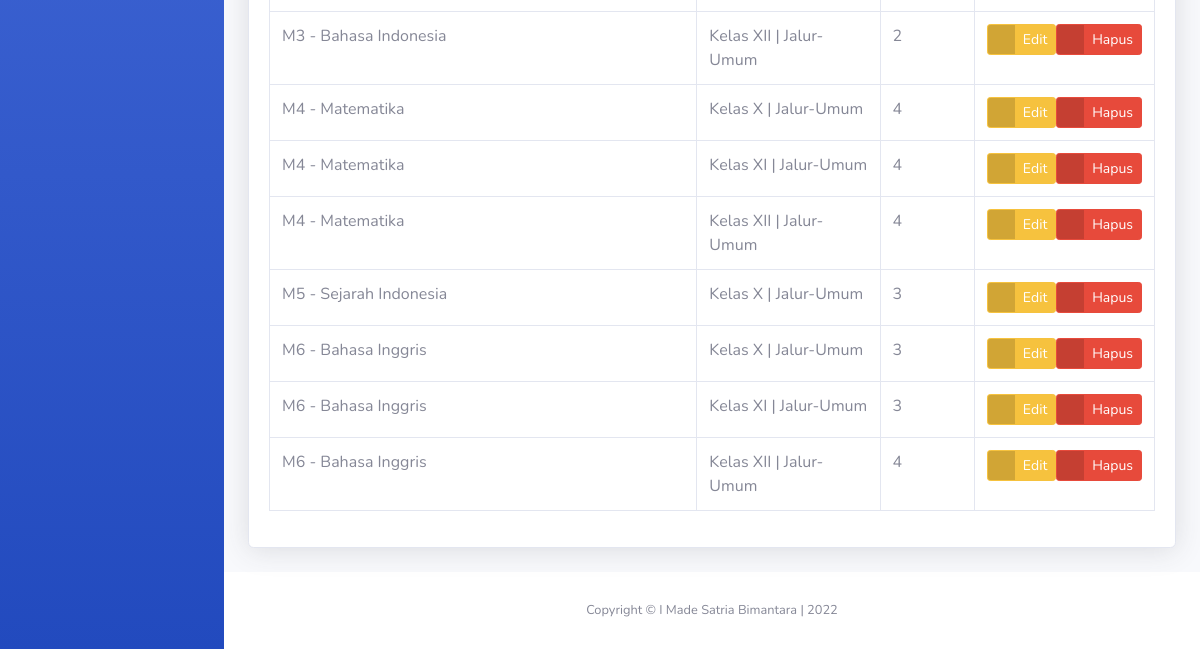
/administrator/detail_mata_pelajaran/ (lower part), run on an earlier commit of the app's database.
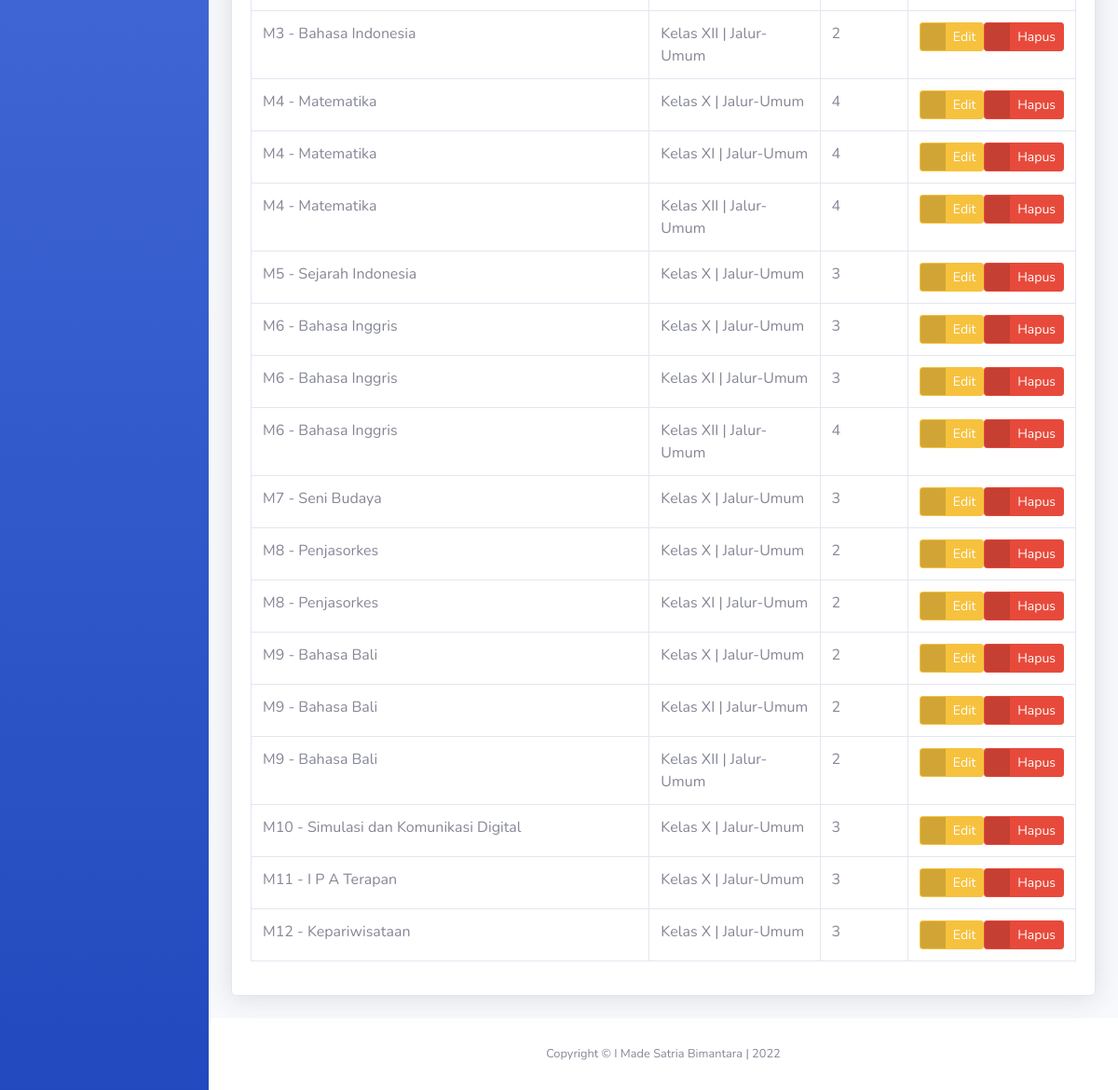
And on a later commit of the database.
### administrator/models.py (models this page shows, shortened)
class DetailMataPelajaran(models.Model):
    mapel = models.ForeignKey(
        MataPelajaran,
        on_delete=models.CASCADE
    )
    kelas_peserta = models.ForeignKey(
        DetailKelas,
        on_delete=models.CASCADE,
    )
    total_jam = models.PositiveSmallIntegerField(
        'Total Jam Pelajaran',
        blank=True,
        null=True
    )
    published = models.DateTimeField(
        auto_now_add=True,
        editable=False
    )
    updated = models.DateTimeField(
        auto_now=True,
        editable=False
    )
    class Meta:
        ordering = ['id']
        verbose_name_plural = "Detail Mata Pelajaran"

class MataPelajaran(models.Model):
    kode_mapel = models.CharField(
        'Kode Mata Pelajaran',
        max_length=10,
        unique=True
    )
    mapel = models.CharField(
        'Nama Mata Pelajaran',
        max_length=100,
    )
    published = models.DateTimeField(
        auto_now_add=True,
        editable=False
    )
    updated = models.DateTimeField(
        auto_now=True,
        editable=False
    )
    class Meta:
        ordering = ['id']
        verbose_name_plural = "Mata Pelajaran"
    def __str__(self):
        return "{} - {}".format(self.kode_mapel, self.mapel)

class DetailKelas(models.Model):
    kelas = models.ForeignKey(
        Kelas,
        on_delete=models.CASCADE,
    )
    jalur = models.ForeignKey(
        Jalur,
        on_delete=models.CASCADE,
    )
    class Meta:
        ordering = ['kelas']
        verbose_name_plural = "Detail Kelas Peserta"
    def __str__(self):
        return "{} | Jalur-{}".format(
            self.kelas,
            self.jalur.nama_jalur
        )

class Jalur(models.Model):
    kode_jalur = models.CharField(
        'Kode Unik Jalur',
        max_length=5,
        unique=True
    )
    nama_jalur = models.CharField(
        'Nama Jalur',
        max_length=25,
    )
    published = models.DateTimeField(
        auto_now_add=True,
        editable=False
    )
    updated = models.DateTimeField(
        auto_now=True,
        editable=False
    )
    class Meta:
        ordering = ['published']
        verbose_name_plural = "Jalur"

class Kelas(models.Model):
    CHOICES_KELAS = (
        ('Kelas X', 'Kelas X'),
        ('Kelas XI', 'Kelas XI'),
        ('Kelas XII', 'Kelas XII'),
    )
    nama_kelas = models.CharField(
        'Nama Kelas',
        choices=CHOICES_KELAS,
        max_length=12,
        unique=True
    )
    class Meta:
        ordering = ['nama_kelas']
        verbose_name_plural = "Kelas"
    def __str__(self):
        return self.nama_kelas

### administrator/mapel_views.py (the view)
# urls.py: path('detail_mata_pelajaran/', DetailMataPelajaranIndexView.as_view(),
class DetailMataPelajaranIndexView(ListView):
    template_name = 'administrator/mapel/index_detail_mapel.html'
    context = {
        'title_page': "Database | Mapping Mata Pelajaran",
        'subtitle_page': "Halaman Mapping Mata Pelajaran"
    }
    def get(self, request):
        all_detailmapel = DetailMataPelajaran.objects.all()
        self.context.update(
            {
                'all_detailmapel': all_detailmapel,
            }
        )
        return render(request, self.template_name, self.context)

### templates/administrator/mapel/index_detail_mapel.html (shortened to what this page needs)
{% extends 'base.html' %}
{% block page_content %}
<div class="row mt-3">
    <div class="col">
        <div class="card shadow mb-4">
            <div class="collapse show" id="collapseCardDetailMataPelajaran">
                <div class="card-body">
                    <div class="table-responsive">
                        <table class="table table-bordered" id="tableDetailMataPelajaran" width="100%" cellspacing="0">
                            <tbody>
                                {% for detailmapel in all_detailmapel %}
                                <tr>
                                    <td>{{detailmapel.mapel}}</td>
                                    <td>{{detailmapel.kelas_peserta}}</td>
                                    <td>{{detailmapel.total_jam}}</td>
                                    <td>
                                        <div class="d-flex justify-content-end">
                                            <a href="{% url 'administrator_IT:detail_mata_pelajaran_update' detailmapel.id %}"
                                                class="btn btn-warning btn-icon-split btn-sm">
                                                <span class="icon text-white-50">
                                                    <i class="fas fa-exclamation-triangle"></i>
                                                </span>
                                                <span class="text">Edit</span>
                                            </a>
                                            <a href="{% url 'administrator_IT:detail_mata_pelajaran_delete' detailmapel.id %}"
                                                class="btn btn-danger btn-icon-split btn-sm">
                                                <span class="icon text-white-50">
                                                    <i class="fas fa-trash"></i>
                                                </span>
                                                <span class="text">Hapus</span>
                                            </a>
                                        </div>
                                    </td>
                                </tr>
                                {% endfor %}
                            </tbody>
                        </table>
                    </div>
                </div>
            </div>
        </div>
    </div>
</div>
{% endblock page_content %}

### templates/base.html (shortened to what this page needs)
{% load static %}
<!DOCTYPE html>
<html lang="en">
    <head>
        {% include 'snippets/styles.html' %}
    </head>
    <body id='page-top'>
        <div id="wrapper">
            <ul class="navbar-nav bg-gradient-primary sidebar sidebar-dark accordion" id="accordionSidebar">
            </ul>
            <div id="content-wrapper" class="d-flex flex-column">
                <div id="content">
                    <div class="container-fluid">
                        {% block page_content %}
                        {% endblock page_content %}
                    </div>
                </div>
                {% include 'snippets/footer.html' %}
            </div>
        </div>
    </body>
</html>

### templates/snippets/styles.html (shortened to what this page needs)
{% load static %}
<link href="{% static 'vendor/fontawesome-free/css/all.min.css' %}" rel="stylesheet" type="text/css">
<link rel="stylesheet" type="text/css" href="{% static 'vendor/datatables/css/datatables.min.css' %}">
<link rel="stylesheet" type="text/css" href="{% static 'vendor/datatables/css/rowReorder.bootstrap4.min.css' %}">
<link rel="stylesheet" type="text/css" href="{% static 'vendor/datatables/css/responsive.bootstrap4.min.css' %}">
<link href="{% static 'css/sb-admin-2.min.css' %}" rel="stylesheet">
<link href="{% static 'css/style.css' %}" rel="stylesheet">

### templates/snippets/topbar.html (shortened to what this page needs)
{% load static %}

### templates/snippets/footer.html
<footer class="sticky-footer bg-white">
    <div class="container my-auto">
        <div class="copyright text-center my-auto">
            <span>Copyright &copy; I Made Satria Bimantara | 2022</span>
        </div>
    </div>
</footer>

### templates/snippets/scripts.html (shortened to what this page needs)
{% load static %}

What changed in the data, as far as the page shows it:
added DetailMataPelajaran: mapel "M7 - Seni Budaya", kelas_peserta "Kelas X | Jalur-Umum", total_jam "3"
added DetailMataPelajaran: mapel "M8 - Penjasorkes", kelas_peserta "Kelas X | Jalur-Umum", total_jam "2"
added DetailMataPelajaran: mapel "M8 - Penjasorkes", kelas_peserta "Kelas XI | Jalur-Umum", total_jam "2"
added DetailMataPelajaran: mapel "M9 - Bahasa Bali", kelas_peserta "Kelas X | Jalur-Umum", total_jam "2"
added DetailMataPelajaran: mapel "M9 - Bahasa Bali", kelas_peserta "Kelas XI | Jalur-Umum", total_jam "2"
added DetailMataPelajaran: mapel "M9 - Bahasa Bali", kelas_peserta "Kelas XII | Jalur-Umum", total_jam "2"
added DetailMataPelajaran: mapel "M10 - Simulasi dan Komunikasi Digital", kelas_peserta "Kelas X | Jalur-Umum", total_jam "3"
added DetailMataPelajaran: mapel "M11 - I P A Terapan", kelas_peserta "Kelas X | Jalur-Umum", total_jam "3"
added DetailMataPelajaran: mapel "M12 - Kepariwisataan", kelas_peserta "Kelas X | Jalur-Umum", total_jam "3"
